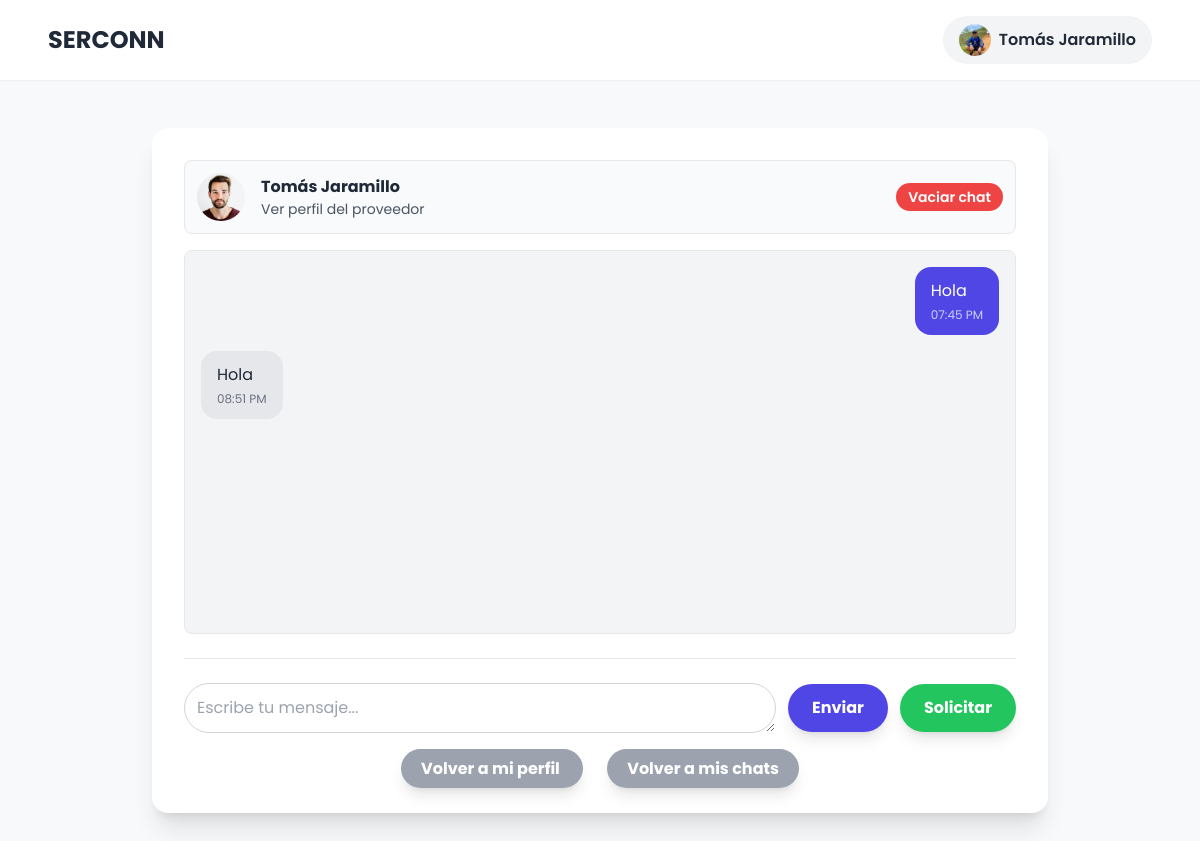
Screenshot of /interactions/chat/2/ (signed in) with the database file from the repository.
### accounts/models.py (models this page shows, shortened)
class User(AbstractUser):
    @property
    def is_service_provider(self):
        return self.user_role == "service_provider"
    @property
    def is_service_seeker(self):
        return self.user_role == "service_seeker"
    username = None
    email = models.EmailField(unique=True)
    ROLE_CHOICES = (
        ('service_seeker', 'Cliente'),
        ('service_provider', 'Proveedor'),
    )
    user_role = models.CharField(max_length=20, choices=ROLE_CHOICES)
    CITY_CHOICES = (
        ('medellin', 'Medellin'),
        ('envigado', 'Envigado'),
        ('bello', 'Bello'),
        ('sabaneta', 'Sabaneta'),
        ('itagui', 'Itagui'),
        ('la_estrella', 'La Estrella'),
        ('caldas', 'Caldas'),
        ('copacabana', 'Copacabana'),
        ('girardota', 'Girardota'),
        ('barbosa', 'Barbosa'),
    )
    user_city = models.CharField(max_length=20, choices=CITY_CHOICES)
    VERIFICATION_CHOICES = (
        ('verificado', 'Verificado'),
        ('no_verificado', 'No Verificado'),
    )
    user_verification = models.CharField(max_length=20, choices=VERIFICATION_CHOICES, default='no_verificado')
    user_birthdate = models.DateField(blank=False, null= False)
    user_phone = models.CharField(max_length=20, blank=False, null=False)
    user_address = models.CharField(max_length=100, blank=False, null=False)
    user_picture = models.ImageField(upload_to='profiles/', blank=True, null=True)
    user_score = models.FloatField(default=5.0, blank=True, null=True)
    USERNAME_FIELD = "email"
    REQUIRED_FIELDS = []

### interactions/models.py (models this page shows, shortened)
class Message(models.Model):
    chat = models.ForeignKey(Chat, on_delete=models.CASCADE, related_name='messages')
    sender = models.ForeignKey(settings.AUTH_USER_MODEL, on_delete=models.CASCADE)
    content = models.TextField()
    timestamp = models.DateTimeField(auto_now_add=True)

### interactions/views.py (the view)
# urls.py: path('chat/<int:chat_id>/', views.chat_view, name='chat_view'),
@login_required
def chat_view(request, chat_id):
    chat = get_object_or_404(Chat, id=chat_id)
    messages = chat.messages.all().order_by('timestamp')
    return render(request, 'chat.html', {'chat': chat, 'messages': messages})

### interactions/context_processors.py (called while the page is built)
def unread_notifications_count(request):
    if request.user.is_authenticated:
        count = Notification.objects.filter(recipient=request.user, is_read=False).count()
        return {'unread_notifications': count}
    return {'unread_notifications': 0}

### interactions/templates/chat.html (shortened to what this page needs)
<!DOCTYPE html>
<html lang="es">
<head>
    <script src="https://cdn.tailwindcss.com"></script>
</head>
<body class="flex flex-col min-h-screen">
    <header class="bg-white shadow-sm py-4 px-6 md:px-12 flex justify-between items-center sticky top-0 z-50">
        {% if user.is_authenticated %}
            {% if user.is_service_provider %}
                <h1 class="text-2xl font-bold text-gray-800">
                    <a href="{% url 'profile' %}">SERCONN</a>
                </h1>
            {% else %}
                <h1 class="text-2xl font-bold text-gray-800">
                    <a href="{% url 'service_search' %}">SERCONN</a>
                </h1>
            {% endif %}
        {% else %}
            <h1 class="text-2xl font-bold text-gray-800">
                <a href="{% url 'login' %}">SERCONN</a>
            </h1>
        {% endif %}
        <nav>
            {% if user.is_authenticated %}
                <div class="relative">
                    <button id="profile-menu-btn" class="flex items-center gap-2 bg-gray-100 hover:bg-gray-200 text-gray-800 font-semibold py-2 px-4 rounded-full transition-colors duration-300">
                        {% if user.user_picture %}
                            <img src="{{ user.user_picture.url }}" alt="Perfil" class="w-8 h-8 rounded-full object-cover">
                        {% else %}
                            <span class="w-8 h-8 rounded-full bg-gray-300 flex items-center justify-center font-bold">{{ user.username|slice:":1" }}</span>
                        {% endif %}
                        {{ user.get_full_name|default:user.username }}
                    </button>
                </div>
            {% endif %}
        </nav>
    </header>
    <main class="container mx-auto px-4 py-8 md:py-12 flex-grow">
        <div class="bg-white p-6 md:p-8 rounded-2xl shadow-xl max-w-4xl mx-auto">
            <div class="flex justify-between items-center bg-gray-50 p-3 rounded-lg border mb-4">
                {% if user.is_service_seeker %}
                    {% with other_user=chat.provider %}
                    <a href="{% url 'user_profile' other_user.id %}?chat_id={{ chat.id }}" class="flex items-center gap-4">
                        {% if other_user.user_picture %}
                            <img src="{{ other_user.user_picture.url }}" alt="Perfil" class="w-12 h-12 rounded-full object-cover">
                        {% else %}
                            <span class="w-12 h-12 rounded-full bg-gray-300 flex items-center justify-center font-bold text-xl">{{ other_user.get_full_name|slice:":1" }}</span>
                        {% endif %}
                        <div>
                            <p class="font-bold text-gray-800">{{ other_user.get_full_name }}</p>
                            <p class="text-sm text-gray-600">Ver perfil del proveedor</p>
                        </div>
                    </a>
                    {% endwith %}
                {% endif %}
                <form action="{% url 'empty_chat' chat.id %}" method="post" onsubmit="return confirm('¿Estás seguro de que deseas eliminar todos los mensajes de esta conversación? Esta acción no se puede deshacer.');">
                    <button type="submit" class="text-sm bg-red-500 hover:bg-red-600 text-white font-semibold py-1 px-3 rounded-full transition-colors duration-300">
                        Vaciar chat
                    </button>
                </form>
            </div>
            <div id="message-box" class="space-y-4 p-4 h-96 overflow-y-auto bg-gray-100 rounded-lg border">
                {% for message in messages %}
                    <div class="flex {% if message.sender == user %}justify-end{% else %}justify-start{% endif %}">
                        <div class="max-w-xs lg:max-w-md px-4 py-3 rounded-2xl {% if message.sender == user %}bg-indigo-600 text-white{% else %}bg-gray-200 text-gray-800{% endif %}">
                            <p>{{ message.content }}</p>
                            <span class="text-xs {% if message.sender == user %}text-indigo-200{% else %}text-gray-500{% endif %} block text-right mt-1">{{ message.timestamp|date:"h:i A" }}</span>
                        </div>
                    </div>
                {% empty %}
                    <p class="text-center text-gray-500 py-4">Aún no hay mensajes. ¡Inicia la conversación!</p>
                {% endfor %}
            </div>
            <div class="mt-6 flex gap-3 items-center border-t pt-6">
                <form id="message-form" action="{% url 'send_message' chat.id %}" method="post" class="flex-grow flex gap-3 items-center">
                    <textarea name="content" required class="flex-1 p-3 border border-gray-300 rounded-full focus:outline-none focus:ring-2 focus:ring-indigo-500 transition" placeholder="Escribe tu mensaje..." rows="1"></textarea>
                    <button id="send-message-btn" type="submit" class="bg-indigo-600 hover:bg-indigo-700 text-white font-bold py-3 px-6 rounded-full shadow-lg">Enviar</button>
                </form>
                {% if user.is_service_seeker %}
                <button id="booking-modal-btn" type="button" class="bg-green-500 hover:bg-green-600 text-white font-bold py-3 px-6 rounded-full shadow-lg">Solicitar</button>
                {% endif %}
            </div>
            <div class="text-center mt-6">
                <a href="{% url 'profile' %}" class="bg-gray-400 hover:bg-gray-500 text-white font-bold py-2 px-5 rounded-full shadow-lg transition-colors duration-300 m-3">
                    Volver a mi perfil
                </a>
                <a href="{% url 'chat_list' %}" class="bg-gray-400 hover:bg-gray-500 text-white font-bold py-2 px-5 rounded-full shadow-lg transition-colors duration-300 m-3">
                    Volver a mis chats
                </a>
            </div>
        </div>
    </main>
</body>
</html>

### interactions/templates/chat.html (style rules this page uses)
body { font-family: 'Poppins', sans-serif; background-color: #f7f9fb; }

### rows the page displays
User: user_picture (picture), get_full_name "Tomás Jaramillo"
User: user_picture (picture), get_full_name "Tomás Jaramillo"
Message: content "Hola", timestamp "07:45 PM"
Message: content "Hola", timestamp "08:51 PM"
